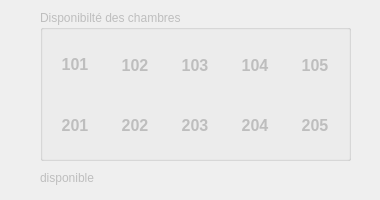
<?xml version="1.0" encoding="UTF-8"?>
<ui version="4.0">
 <class>RoomAvailableDialog</class>
 <widget class="QDialog" name="RoomAvailableDialog">
  <property name="windowModality">
   <enum>Qt::WindowModal</enum>
  </property>
  <property name="enabled">
   <bool>false</bool>
  </property>
  <property name="geometry">
   <rect>
    <x>0</x>
    <y>0</y>
    <width>380</width>
    <height>200</height>
   </rect>
  </property>
  <property name="windowTitle">
   <string>Available Rooms</string>
  </property>
  <property name="autoFillBackground">
   <bool>true</bool>
  </property>
  <widget class="QGroupBox" name="groupBox">
   <property name="geometry">
    <rect>
     <x>40</x>
     <y>10</y>
     <width>311</width>
     <height>151</height>
    </rect>
   </property>
   <property name="title">
    <string>Disponibilté des chambres</string>
   </property>
   <widget class="QLabel" name="lbl101">
    <property name="geometry">
     <rect>
      <x>10</x>
      <y>30</y>
      <width>50</width>
      <height>50</height>
     </rect>
    </property>
    <property name="font">
     <font>
      <pointsize>12</pointsize>
      <bold>true</bold>
     </font>
    </property>
    <property name="text">
     <string>101</string>
    </property>
    <property name="textFormat">
     <enum>Qt::RichText</enum>
    </property>
    <property name="scaledContents">
     <bool>true</bool>
    </property>
    <property name="alignment">
     <set>Qt::AlignCenter</set>
    </property>
   </widget>
   <widget class="QLabel" name="lbl102">
    <property name="geometry">
     <rect>
      <x>70</x>
      <y>30</y>
      <width>50</width>
      <height>50</height>
     </rect>
    </property>
    <property name="font">
     <font>
      <pointsize>12</pointsize>
      <bold>true</bold>
     </font>
    </property>
    <property name="text">
     <string>102</string>
    </property>
    <property name="scaledContents">
     <bool>true</bool>
    </property>
    <property name="alignment">
     <set>Qt::AlignCenter</set>
    </property>
   </widget>
   <widget class="QLabel" name="lbl103">
    <property name="geometry">
     <rect>
      <x>130</x>
      <y>30</y>
      <width>50</width>
      <height>50</height>
     </rect>
    </property>
    <property name="font">
     <font>
      <pointsize>12</pointsize>
      <bold>true</bold>
     </font>
    </property>
    <property name="text">
     <string>103</string>
    </property>
    <property name="scaledContents">
     <bool>true</bool>
    </property>
    <property name="alignment">
     <set>Qt::AlignCenter</set>
    </property>
   </widget>
   <widget class="QLabel" name="lbl104">
    <property name="geometry">
     <rect>
      <x>190</x>
      <y>30</y>
      <width>50</width>
      <height>50</height>
     </rect>
    </property>
    <property name="font">
     <font>
      <pointsize>12</pointsize>
      <bold>true</bold>
     </font>
    </property>
    <property name="text">
     <string>104</string>
    </property>
    <property name="scaledContents">
     <bool>true</bool>
    </property>
    <property name="alignment">
     <set>Qt::AlignCenter</set>
    </property>
   </widget>
   <widget class="QLabel" name="lbl105">
    <property name="geometry">
     <rect>
      <x>250</x>
      <y>30</y>
      <width>50</width>
      <height>50</height>
     </rect>
    </property>
    <property name="font">
     <font>
      <pointsize>12</pointsize>
      <bold>true</bold>
     </font>
    </property>
    <property name="text">
     <string>105</string>
    </property>
    <property name="scaledContents">
     <bool>true</bool>
    </property>
    <property name="alignment">
     <set>Qt::AlignCenter</set>
    </property>
   </widget>
   <widget class="QLabel" name="lbl204">
    <property name="geometry">
     <rect>
      <x>190</x>
      <y>90</y>
      <width>50</width>
      <height>50</height>
     </rect>
    </property>
    <property name="font">
     <font>
      <pointsize>12</pointsize>
      <bold>true</bold>
     </font>
    </property>
    <property name="text">
     <string>204</string>
    </property>
    <property name="scaledContents">
     <bool>true</bool>
    </property>
    <property name="alignment">
     <set>Qt::AlignCenter</set>
    </property>
   </widget>
   <widget class="QLabel" name="lbl205">
    <property name="geometry">
     <rect>
      <x>250</x>
      <y>90</y>
      <width>50</width>
      <height>50</height>
     </rect>
    </property>
    <property name="font">
     <font>
      <pointsize>12</pointsize>
      <bold>true</bold>
     </font>
    </property>
    <property name="text">
     <string>205</string>
    </property>
    <property name="scaledContents">
     <bool>true</bool>
    </property>
    <property name="alignment">
     <set>Qt::AlignCenter</set>
    </property>
   </widget>
   <widget class="QLabel" name="lbl203">
    <property name="geometry">
     <rect>
      <x>130</x>
      <y>90</y>
      <width>50</width>
      <height>50</height>
     </rect>
    </property>
    <property name="font">
     <font>
      <pointsize>12</pointsize>
      <bold>true</bold>
     </font>
    </property>
    <property name="text">
     <string>203</string>
    </property>
    <property name="scaledContents">
     <bool>true</bool>
    </property>
    <property name="alignment">
     <set>Qt::AlignCenter</set>
    </property>
   </widget>
   <widget class="QLabel" name="lbl201">
    <property name="geometry">
     <rect>
      <x>10</x>
      <y>90</y>
      <width>50</width>
      <height>50</height>
     </rect>
    </property>
    <property name="font">
     <font>
      <pointsize>12</pointsize>
      <bold>true</bold>
     </font>
    </property>
    <property name="text">
     <string>201</string>
    </property>
    <property name="scaledContents">
     <bool>true</bool>
    </property>
    <property name="alignment">
     <set>Qt::AlignCenter</set>
    </property>
   </widget>
   <widget class="QLabel" name="lbl202">
    <property name="geometry">
     <rect>
      <x>70</x>
      <y>90</y>
      <width>50</width>
      <height>50</height>
     </rect>
    </property>
    <property name="font">
     <font>
      <pointsize>12</pointsize>
      <bold>true</bold>
     </font>
    </property>
    <property name="text">
     <string>202</string>
    </property>
    <property name="scaledContents">
     <bool>true</bool>
    </property>
    <property name="alignment">
     <set>Qt::AlignCenter</set>
    </property>
   </widget>
  </widget>
  <widget class="QLabel" name="lblinfo">
   <property name="geometry">
    <rect>
     <x>40</x>
     <y>170</y>
     <width>81</width>
     <height>16</height>
    </rect>
   </property>
   <property name="text">
    <string>disponible</string>
   </property>
  </widget>
 </widget>
 <resources/>
 <connections/>
</ui>
